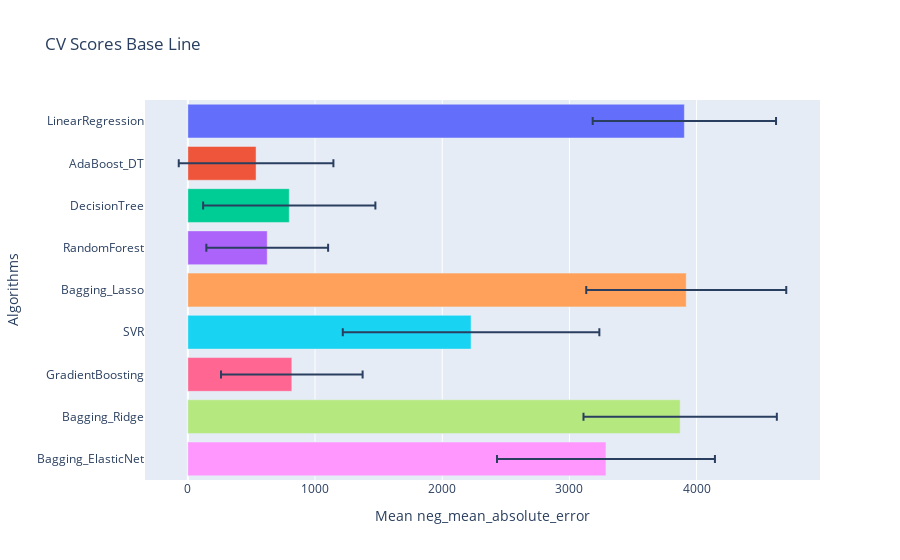

Notebook code for this chart:
### Markdown cell above
El mejor de ellos es AdaBoost tanto en R2 como en la dispersión de los valores respecto a la media por lo que podemos decir que es el estimador más confiable.

### Code cell
gp.crossval_models(x_train,y_train,10,lista_estimadores,"neg_mean_absolute_error")

### Figure 1 — Plotly figure (JSON) as saved in the notebook; plotly's stock layout.template omitted (floating-point values rounded to 4 significant figures)
{"data": [{"alignmentgroup": "True", "error_x": {"array": [720.8]}, "hovertemplate": "Algorithms=%{y}<br>Mean neg_mean_absolute_error=%{x}<extra></extra>", "legendgroup": "LinearRegression", "marker": {"color": "#636efa", "pattern": {"shape": ""}}, "name": "LinearRegression", "offsetgroup": "LinearRegression", "orientation": "h", "showlegend": true, "textposition": "auto", "type": "bar", "x": [3904.0], "xaxis": "x", "y": ["LinearRegression"], "yaxis": "y"}, {"alignmentgroup": "True", "error_x": {"array": [608.0]}, "hovertemplate": "Algorithms=%{y}<br>Mean neg_mean_absolute_error=%{x}<extra></extra>", "legendgroup": "AdaBoost_DT", "marker": {"color": "#EF553B", "pattern": {"shape": ""}}, "name": "AdaBoost_DT", "offsetgroup": "AdaBoost_DT", "orientation": "h", "showlegend": true, "textposition": "auto", "type": "bar", "x": [536.4], "xaxis": "x", "y": ["AdaBoost_DT"], "yaxis": "y"}, {"alignmentgroup": "True", "error_x": {"array": [677.2]}, "hovertemplate": "Algorithms=%{y}<br>Mean neg_mean_absolute_error=%{x}<extra></extra>", "legendgroup": "DecisionTree", "marker": {"color": "#00cc96", "pattern": {"shape": ""}}, "name": "DecisionTree", "offsetgroup": "DecisionTree", "orientation": "h", "showlegend": true, "textposition": "auto", "type": "bar", "x": [797.3], "xaxis": "x", "y": ["DecisionTree"], "yaxis": "y"}, {"alignmentgroup": "True", "error_x": {"array": [478.7]}, "hovertemplate": "Algorithms=%{y}<br>Mean neg_mean_absolute_error=%{x}<extra></extra>", "legendgroup": "RandomForest", "marker": {"color": "#ab63fa", "pattern": {"shape": ""}}, "name": "RandomForest", "offsetgroup": "RandomForest", "orientation": "h", "showlegend": true, "textposition": "auto", "type": "bar", "x": [624.1], "xaxis": "x", "y": ["RandomForest"], "yaxis": "y"}, {"alignmentgroup": "True", "error_x": {"array": [786.3]}, "hovertemplate": "Algorithms=%{y}<br>Mean neg_mean_absolute_error=%{x}<extra></extra>", "legendgroup": "Bagging_Lasso", "marker": {"color": "#FFA15A", "pattern": {"shape": ""}}, "name": "Bagging_Lasso", "offsetgroup": "Bagging_Lasso", "orientation": "h", "showlegend": true, "textposition": "auto", "type": "bar", "x": [3919.0], "xaxis": "x", "y": ["Bagging_Lasso"], "yaxis": "y"}, {"alignmentgroup": "True", "error_x": {"array": [1009.0]}, "hovertemplate": "Algorithms=%{y}<br>Mean neg_mean_absolute_error=%{x}<extra></extra>", "legendgroup": "SVR", "marker": {"color": "#19d3f3", "pattern": {"shape": ""}}, "name": "SVR", "offsetgroup": "SVR", "orientation": "h", "showlegend": true, "textposition": "auto", "type": "bar", "x": [2227.0], "xaxis": "x", "y": ["SVR"], "yaxis": "y"}, {"alignmentgroup": "True", "error_x": {"array": [556.7]}, "hovertemplate": "Algorithms=%{y}<br>Mean neg_mean_absolute_error=%{x}<extra></extra>", "legendgroup": "GradientBoosting", "marker": {"color": "#FF6692", "pattern": {"shape": ""}}, "name": "GradientBoosting", "offsetgroup": "GradientBoosting", "orientation": "h", "showlegend": true, "textposition": "auto", "type": "bar", "x": [817.5], "xaxis": "x", "y": ["GradientBoosting"], "yaxis": "y"}, {"alignmentgroup": "True", "error_x": {"array": [760.1]}, "hovertemplate": "Algorithms=%{y}<br>Mean neg_mean_absolute_error=%{x}<extra></extra>", "legendgroup": "Bagging_Ridge", "marker": {"color": "#B6E880", "pattern": {"shape": ""}}, "name": "Bagging_Ridge", "offsetgroup": "Bagging_Ridge", "orientation": "h", "showlegend": true, "textposition": "auto", "type": "bar", "x": [3871.0], "xaxis": "x", "y": ["Bagging_Ridge"], "yaxis": "y"}, {"alignmentgroup": "True", "error_x": {"array": [856.7]}, "hovertemplate": "Algorithms=%{y}<br>Mean neg_mean_absolute_error=%{x}<extra></extra>", "legendgroup": "Bagging_ElasticNet", "marker": {"color": "#FF97FF", "pattern": {"shape": ""}}, "name": "Bagging_ElasticNet", "offsetgroup": "Bagging_ElasticNet", "orientation": "h", "showlegend": true, "textposition": "auto", "type": "bar", "x": [3287.0], "xaxis": "x", "y": ["Bagging_ElasticNet"], "yaxis": "y"}], "layout": {"barmode": "relative", "legend": {"title": {"text": "Algorithms"}, "tracegroupgap": 0}, "showlegend": false, "title": {"text": "CV Scores Base Line"}, "xaxis": {"anchor": "y", "domain": [0, 1], "title": {"text": "Mean neg_mean_absolute_error"}}, "yaxis": {"anchor": "x", "categoryarray": ["Bagging_ElasticNet", "Bagging_Ridge", "GradientBoosting", "SVR", "Bagging_Lasso", "RandomForest", "DecisionTree", "AdaBoost_DT", "LinearRegression"], "categoryorder": "array", "domain": [0, 1], "title": {"text": "Algorithms"}}}}
